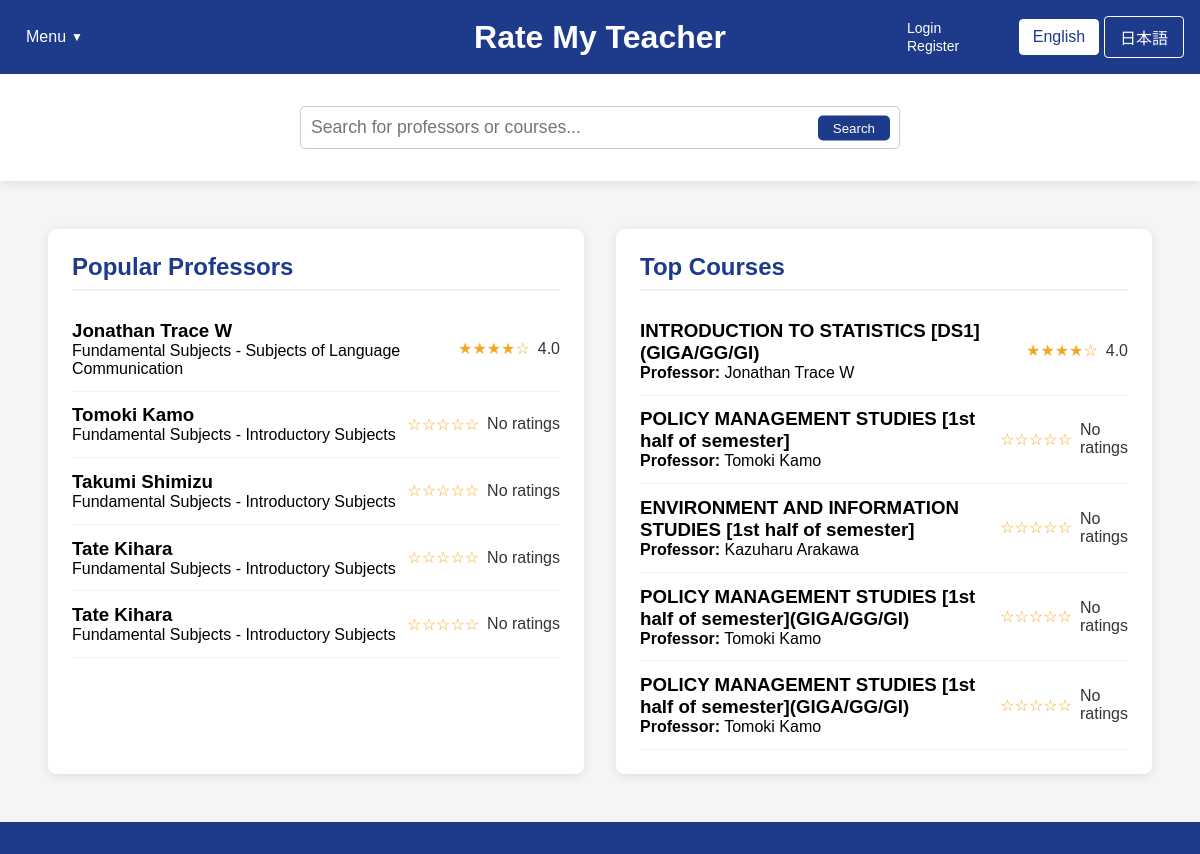
The app's page /home.php with its own data.
### tables this page shows
CREATE TABLE professors (
        id INTEGER PRIMARY KEY AUTOINCREMENT,
        name TEXT NOT NULL,
        department TEXT,
        bio TEXT,
        avg_content_quality REAL DEFAULT 0,
        avg_difficulty REAL DEFAULT 0,
        overall_rating REAL DEFAULT 0,
        review_count INTEGER DEFAULT 0
    );

CREATE TABLE courses (
        id INTEGER PRIMARY KEY AUTOINCREMENT,
        name TEXT NOT NULL,
        course_code TEXT,
        description TEXT,
        professor_id INTEGER,
        semester TEXT,
        avg_content_quality REAL DEFAULT 0,
        avg_difficulty REAL DEFAULT 0,
        overall_rating REAL DEFAULT 0,
        review_count INTEGER DEFAULT 0,
        FOREIGN KEY (professor_id) REFERENCES professors(id) ON DELETE SET NULL
    );

### home.php (the view, shortened to what this page needs)
<?php
$isLoggedIn = isset($_SESSION["loggedin"]) && $_SESSION["loggedin"] === true;
require_once 'config.php';
function getTopProfessors($limit = 5) {
    global $conn;
    $professors = [];
    try {
        $ratingCount = 0;
        $ratingCheckResult = $conn->query("SELECT COUNT(*) as count FROM ratings");
        if ($ratingCheckResult) {
            $ratingCountRow = $ratingCheckResult->fetchArray(SQLITE3_ASSOC);
            $ratingCount = $ratingCountRow['count'];
        }
        if ($ratingCount > 0) {
            $hasProfRatingColumns = false;
            $columnsResult = $conn->query("PRAGMA table_info(professors)");
            while ($col = $columnsResult->fetchArray(SQLITE3_ASSOC)) {
                if ($col['name'] === 'avg_content_quality' || $col['name'] === 'overall_rating') {
                    $hasProfRatingColumns = true;
                    break;
                }
            }
            if ($hasProfRatingColumns) {
                $stmt = $conn->prepare("
                    SELECT id, name, department,
                           COALESCE(overall_rating, (avg_content_quality + avg_difficulty) / 2) as avg_rating,
                           COALESCE(avg_content_quality, 0) as avg_content_quality,
                           COALESCE(avg_difficulty, 0) as avg_difficulty,
                           COALESCE(review_count, 0) as review_count
                    FROM professors
                    WHERE COALESCE(review_count, 0) > 0
                    ORDER BY avg_rating DESC, review_count DESC
                    LIMIT :limit
                ");
            }
            $stmt->bindValue(':limit', $limit, SQLITE3_INTEGER);
            $result = $stmt->execute();
            while ($row = $result->fetchArray(SQLITE3_ASSOC)) {
                if (isset($row['avg_rating']) && $row['avg_rating'] !== null) {
                    $row['avg_rating'] = number_format((float)$row['avg_rating'], 1);
                } else {
                    $row['avg_rating'] = "N/A";
                }
                $professors[] = $row;
            }
        }
        if (count($professors) < $limit) {
            $remaining = $limit - count($professors);
            $excludeIds = array_map(function($prof) {
                return $prof['id'];
            }, $professors);
            $excludeClause = count($excludeIds) > 0 ? "WHERE id NOT IN (" . implode(",", $excludeIds) . ")" : "";
            $stmt = $conn->prepare("
                SELECT id, name, department
                FROM professors
                $excludeClause
                LIMIT :limit
            ");
            $stmt->bindValue(':limit', $remaining, SQLITE3_INTEGER);
            $result = $stmt->execute();
            while ($row = $result->fetchArray(SQLITE3_ASSOC)) {
                $row['avg_rating'] = "N/A";
                $professors[] = $row;
            }
        }
    } catch (Exception $e) {
        error_log("Error fetching top professors: " . $e->getMessage());
    }
    return $professors;
}
function getTopCourses($limit = 5) {
    global $conn;
    $courses = [];
    try {
        $ratingCount = 0;
        $ratingCheckResult = $conn->query("SELECT COUNT(*) as count FROM ratings");
        if ($ratingCheckResult) {
            $ratingCountRow = $ratingCheckResult->fetchArray(SQLITE3_ASSOC);
            $ratingCount = $ratingCountRow['count'];
        }
        if ($ratingCount > 0) {
            $hasCourseRatingColumns = false;
            $columnsResult = $conn->query("PRAGMA table_info(courses)");
            while ($col = $columnsResult->fetchArray(SQLITE3_ASSOC)) {
                if ($col['name'] === 'avg_content_quality') {
                    $hasCourseRatingColumns = true;
                    break;
                }
            }
            if ($hasCourseRatingColumns) {
                $stmt = $conn->prepare("
                    SELECT c.id, c.name as course_name, c.course_code,
                        COALESCE(c.avg_content_quality, 0) as avg_content_quality,
                        COALESCE(c.avg_difficulty, 0) as avg_difficulty,
                        (COALESCE(c.avg_content_quality, 0) + (5 - COALESCE(c.avg_difficulty, 0))) / 2 as avg_rating,
                        COALESCE(c.review_count, 0) as review_count,
                        p.name as professor_name
                    FROM courses c
                    LEFT JOIN professors p ON c.professor_id = p.id
                    WHERE COALESCE(c.review_count, 0) > 0
                    ORDER BY avg_rating DESC, review_count DESC
                    LIMIT :limit
                ");
            }
            $stmt->bindValue(':limit', $limit, SQLITE3_INTEGER);
            $result = $stmt->execute();
            while ($row = $result->fetchArray(SQLITE3_ASSOC)) {
                if (isset($row['avg_rating']) && $row['avg_rating'] !== null) {
                    $row['avg_rating'] = number_format((float)$row['avg_rating'], 1);
                } else {
                    $row['avg_rating'] = "N/A";
                }
                $courses[] = $row;
            }
        }
        if (count($courses) < $limit) {
            $remaining = $limit - count($courses);
            $excludeIds = array_map(function($course) {
                return $course['id'];
            }, $courses);
            $excludeClause = count($excludeIds) > 0 ? "WHERE c.id NOT IN (" . implode(",", $excludeIds) . ")" : "";
            $stmt = $conn->prepare("
                SELECT c.id, c.name as course_name, c.course_code, p.name as professor_name
                FROM courses c
                LEFT JOIN professors p ON c.professor_id = p.id
                $excludeClause
                LIMIT :limit
            ");
            $stmt->bindValue(':limit', $remaining, SQLITE3_INTEGER);
            $result = $stmt->execute();
            while ($row = $result->fetchArray(SQLITE3_ASSOC)) {
                $row['avg_rating'] = "N/A";
                $courses[] = $row;
            }
        }
    } catch (Exception $e) {
        error_log("Error fetching top courses: " . $e->getMessage());
    }
    return $courses;
}
$topProfessors = getTopProfessors(5);
$topCourses = getTopCourses(5);
?>
<!DOCTYPE html>
<html lang="en">
<head>
    <link rel="stylesheet" href="css/style.css">
</head>
<body>
    <div class="container">
        <header>
            <div class="header-left">
                <div class="dropdown">
                    <?php
                    $currentLang = isset($_COOKIE['language']) && $_COOKIE['language'] == 'ja' ? 'ja' : 'en';
                    $menuLabel = $currentLang == 'ja' ? 'メニュー' : 'Menu';
                    $logoutLabel = $currentLang == 'ja' ? 'ログアウト' : 'Logout';
                    $loginLabel = $currentLang == 'ja' ? 'ログイン' : 'Login';
                    $registerLabel = $currentLang == 'ja' ? '登録' : 'Register';
                    ?>
                    <button class="dropbtn"><?php echo $menuLabel; ?></button>
                </div>
            </div>
            <div class="header-center">
                <div class="logo">
                    <h1><a href="home.php" style="color: white; text-decoration: none;"><?php echo $currentLang == 'ja' ? 'Rate My Teacher' : 'Rate My Teacher'; ?></a></h1>
                </div>
            </div>
            <div class="header-right">
                <div class="auth-links">
                    <?php if ($isLoggedIn): ?>
                        <a href="logout.php"><?php echo $logoutLabel; ?></a>
                    <?php else: ?>
                        <a href="login.php"><?php echo $loginLabel; ?></a>
                        <a href="register.php"><?php echo $registerLabel; ?></a>
                    <?php endif; ?>
                </div>
                <div class="language-toggle">
                    <a href="?lang=en" class="<?php echo (!isset($_COOKIE['language']) || $_COOKIE['language'] == 'en') ? 'active' : ''; ?>"
                    style="display:inline-block; width:80px; text-align:center; padding:8px 0; margin-right:5px;
                            background:<?php echo (!isset($_COOKIE['language']) || $_COOKIE['language'] == 'en') ? 'white' : 'transparent'; ?>;
                            color:<?php echo (!isset($_COOKIE['language']) || $_COOKIE['language'] == 'en') ? '#1e3a8a' : 'white'; ?>;
                            text-decoration:none; border:1px solid white; border-radius:4px;"
                    onclick="document.cookie='language=en; path=/; max-age=2592000'; return true;">
                    English
                    </a>
                    <a href="?lang=ja" class="<?php echo (isset($_COOKIE['language']) && $_COOKIE['language'] == 'ja') ? 'active' : ''; ?>"
                    style="display:inline-block; width:80px; text-align:center; padding:8px 0;
                            background:<?php echo (isset($_COOKIE['language']) && $_COOKIE['language'] == 'ja') ? 'white' : 'transparent'; ?>;
                            color:<?php echo (isset($_COOKIE['language']) && $_COOKIE['language'] == 'ja') ? '#1e3a8a' : 'white'; ?>;
                            text-decoration:none; border:1px solid white; border-radius:4px;"
                    onclick="document.cookie='language=ja; path=/; max-age=2592000'; return true;">
                    日本語
                    </a>
                </div>
        </header>
        <div class="search-container">
            <div class="search-bar" style="position: relative !important;">
                <input type="text" id="searchInput" placeholder="<?php echo $currentLang == 'ja' ? '教授やコースを検索...' : 'Search for professors or courses...'; ?>" style="width: 100%; padding: 10px; border-radius: 5px; border: 1px solid #ccc;">
                <button id="searchButton" style="position: absolute; right: 10px; top: 50%; transform: translateY(-50%); background: #1e3a8a; color: white; border: none; padding: 5px 15px; border-radius: 5px; cursor: pointer;"><?php echo $currentLang == 'ja' ? '検索' : 'Search'; ?></button>
            </div>
        </div>
        <main style="flex: 1; display: flex; padding: 2rem;">
            <div id="popular-professors" class="content-box" style="flex: 1; background-color: white; margin: 1rem; padding: 1.5rem; border-radius: 8px; box-shadow: 0 2px 10px rgba(0,0,0,0.1);">
                <h2><?php echo $currentLang == 'ja' ? '人気の教授' : 'Popular Professors'; ?></h2>
                <div class="professor-list">
                    <?php foreach ($topProfessors as $professor): ?>
                    <a href="professor_page_template.php?name=<?php echo urlencode(str_replace(' ', '', $professor['english_name'])); ?>&lang=<?php echo $currentLang; ?>" style="text-decoration: none; color: inherit;">
                        <div class="professor-item" data-id="<?php echo $isLoggedIn ? $professor['id'] : 'login-required'; ?>">
                            <div>
                                <h3><?php echo htmlspecialchars($professor['name']); ?></h3>
                                <p><?php echo htmlspecialchars($professor['department'] ?? 'Unknown Department'); ?></p>
                            </div>
                            <div class="rating">
                                <?php
                                if ($professor['avg_rating'] !== 'N/A' && $professor['avg_rating'] > 0) {
                                    $fullStars = floor($professor['avg_rating']);
                                    $hasHalfStar = $professor['avg_rating'] - $fullStars >= 0.5;
                                    echo str_repeat('★', $fullStars);
                                    echo str_repeat('☆', 5 - $fullStars - ($hasHalfStar ? 1 : 0));
                                    echo ' <span>' . $professor['avg_rating'] . '</span>';
                                } else {
                                    echo '☆☆☆☆☆ <span>No ratings</span>';
                                }
                                ?>
                            </div>
                        </div>
                    </a>
                    <?php endforeach; ?>
                </div>
            </div>
            <div id="top-courses" class="content-box" style="flex: 1; background-color: white; margin: 1rem; padding: 1.5rem; border-radius: 8px; box-shadow: 0 2px 10px rgba(0,0,0,0.1);">
                <h2><?php echo $currentLang == 'ja' ? '人気のコース' : 'Top Courses'; ?></h2>
                <div class="course-list">
                    <?php foreach ($topCourses as $course): ?>
                    <a href="course.php?course=<?php echo urlencode($course['english_course_name']); ?>&professor=<?php echo urlencode($course['professor_name'] ?? ''); ?>&lang=<?php echo $currentLang;?>" style="text-decoration: none; color: inherit;">
                        <div class="course-item" data-id="<?php echo $isLoggedIn ? $course['id'] : 'login-required'; ?>">
                            <div>
                                <h3><?php echo htmlspecialchars($course['course_name'] ?? $course['name']); ?></h3>
                                <p><strong>Professor:</strong> <?php echo htmlspecialchars($course['professor_name'] ?? 'Unknown Professor'); ?></p>
                            </div>
                            <div class="rating">
                                <?php
                                if ($course['avg_rating'] !== 'N/A' && $course['avg_rating'] > 0) {
                                    $fullStars = floor($course['avg_rating']);
                                    $hasHalfStar = $course['avg_rating'] - $fullStars >= 0.5;
                                    echo str_repeat('★', $fullStars);
                                    echo str_repeat('☆', 5 - $fullStars - ($hasHalfStar ? 1 : 0));
                                    echo ' <span>' . $course['avg_rating'] . '</span>';
                                } else {
                                    echo '☆☆☆☆☆ <span>No ratings</span>';
                                }
                                ?>
                            </div>
                        </div>
                    </a>
                    <?php endforeach; ?>
                </div>
            </div>
        </main>
        <footer>
        </footer>
    </div>
</body>
</html>

### records on screen
professors: name "Jonathan Trace W", department "Fundamental Subjects - Subjects of Language Communication", fullStars "★★★★", hasHalfStar "☆", avg_rating "4.0"
professors: name "Tomoki Kamo", department "Fundamental Subjects - Introductory Subjects", shows "No ratings"
professors: name "Takumi Shimizu", department "Fundamental Subjects - Introductory Subjects", shows "No ratings"
professors: name "Tate Kihara", department "Fundamental Subjects - Introductory Subjects", shows "No ratings"
courses: name "INTRODUCTION TO STATISTICS [DS1](GIGA/GG/GI)", professor.name "Jonathan Trace W", fullStars "★★★★", hasHalfStar "☆", avg_rating "4.0"
courses: name "POLICY MANAGEMENT STUDIES [1st half of semester]", professor.name "Tomoki Kamo", shows "No ratings"
courses: name "ENVIRONMENT AND INFORMATION STUDIES [1st half of semester]", professor.name "Kazuharu Arakawa", shows "No ratings"
courses: name "POLICY MANAGEMENT STUDIES [1st half of semester](GIGA/GG/GI)", professor.name "Tomoki Kamo", shows "No ratings"

### other values on screen
$loginLabel "Login"
$registerLabel "Register"
